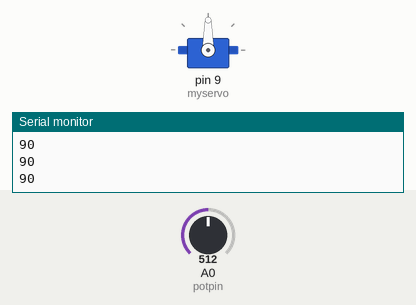
This sketch was run on a simulated Arduino Uno, built with avr-gcc and run on an emulated ATmega328P. Shown: servo, the last lines printed to the serial monitor. The inputs (shaded band) are chosen by the test bench; at power-on: A0 (potpin) = 512.

Above: at 1.2 s.
1.3 s: A0 (potpin) set to 716
At 2.0 s:
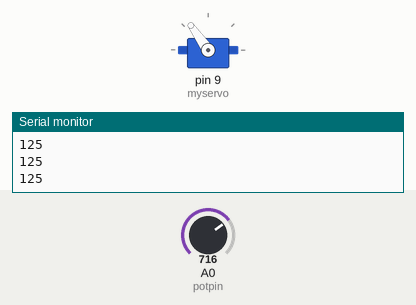
2.8 s: A0 (potpin) set to 900
At 3.6 s:
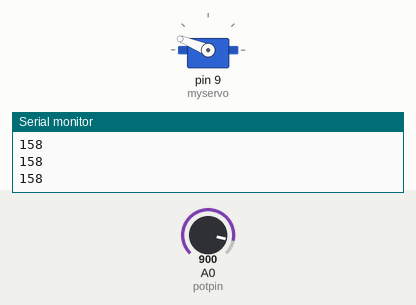
4.3 s: A0 (potpin) set to 1023
At 5.5 s:
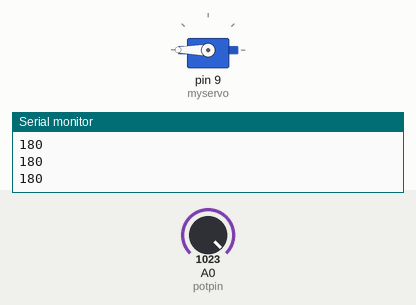
5.8 s: A0 (potpin) set to 306
At 6.6 s:
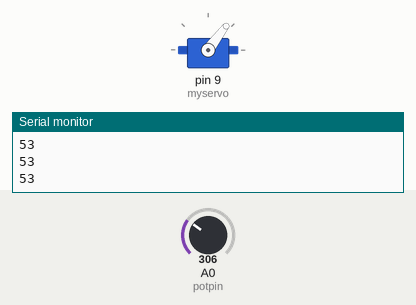
7.3 s: A0 (potpin) set to 122
At 7.9 s:
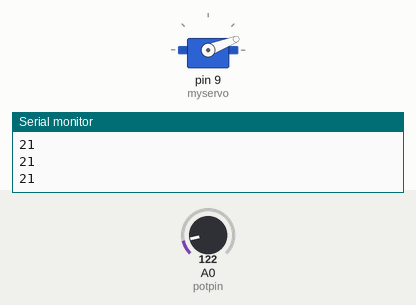
8.8 s: A0 (potpin) set to 0
At 9.2 s:
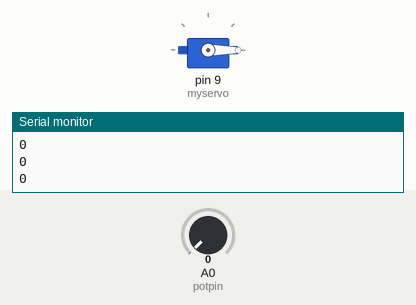
Timing chart, 0 to 11.3 s (numbered marks = the images above; inputs shaded):
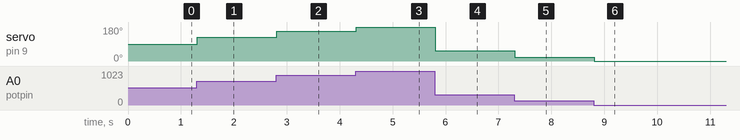

Measured:
- after the input at 1.3 s, servo on pin 9 (myservo): 90° → 125° at once
- after the input at 2.8 s, servo on pin 9 (myservo): 125° → 158° at once
- after the input at 4.3 s, servo on pin 9 (myservo): 158° → 180° at once
- after the input at 5.8 s, servo on pin 9 (myservo): 180° → 53° at once
- after the input at 7.3 s, servo on pin 9 (myservo): 53° → 21° at once
- after the input at 8.8 s, servo on pin 9 (myservo): 21° → 0° at once

The sketch:

Servo_With_Potentiometer.ino
```cpp
#include <Servo.h>

Servo myservo;

int potpin = 0;
int val;

void setup() {
  myservo.attach(9);
  Serial.begin(9600);
}

void loop() {
  val = analogRead(potpin);
  val = map(val, 0, 1023, 0, 180);
  myservo.write(val);
  delay(15);
  Serial.println(val);
}
```
